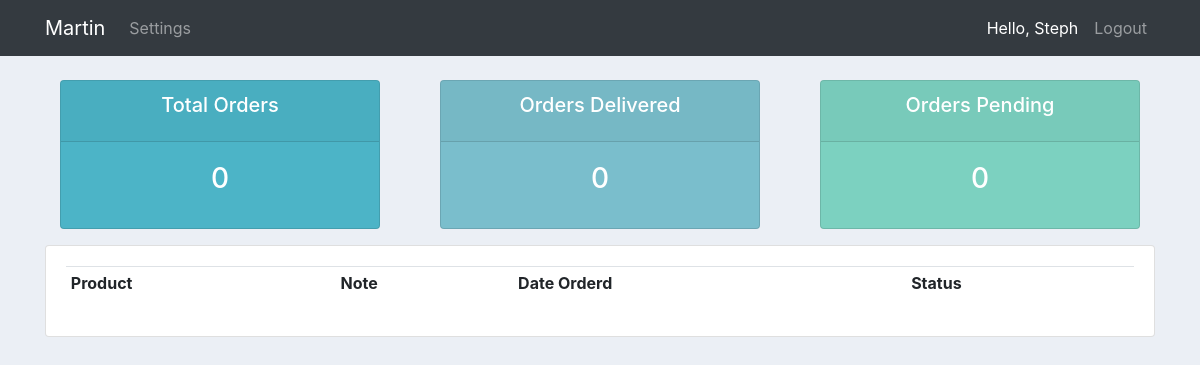
/user/ (signed in), run on an earlier commit of the app's database.
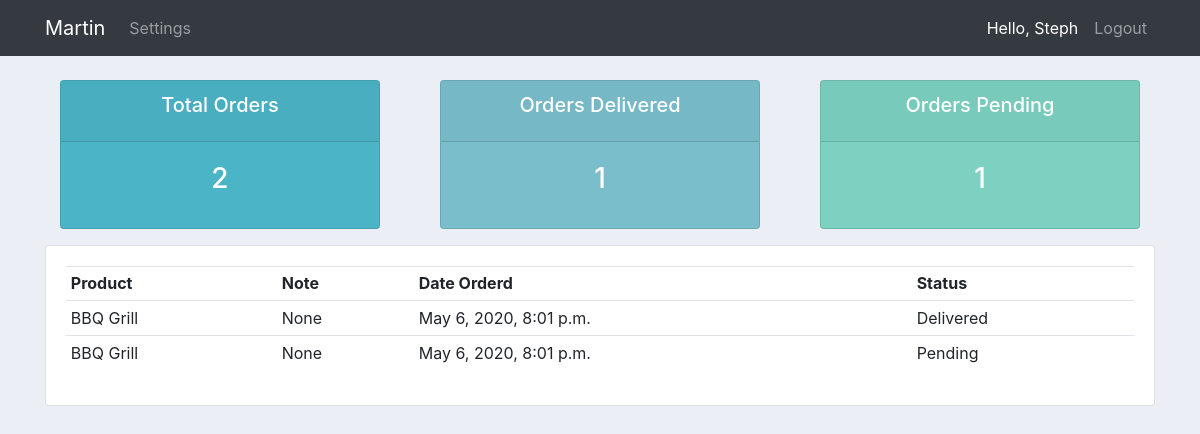
And on a later commit of the database.
### accounts/models.py (models this page shows, shortened)
class Order(models.Model):
    STATUS = (
        ('Pending', 'Pending'),
        ('Out for delivery', 'Out of delivery'),
        ('Delivered', 'Delivered'),
    )
    customer = models.ForeignKey(Customer, null=True, on_delete=models.SET_NULL)
    product = models.ForeignKey(Product, null=True, on_delete=models.SET_NULL)
    date_created = models.DateTimeField(auto_now_add=True, null=True)
    status = models.CharField(max_length=200, null=True, choices=STATUS) # Dropdown
    note = models.CharField(max_length=200, null=True)

class Product(models.Model):
    CATEGORY = (
        ('Indoor', 'Indoor'),
        ('Out Door', 'Out Door'),
    )
    name = models.CharField(max_length=200, null=True)
    price = models.FloatField(null=True)
    category = models.CharField(max_length=200, null=True, choices=CATEGORY)
    description = models.CharField(max_length=200, null=True, blank=True)
    date_created = models.DateTimeField(auto_now_add=True, null=True)
    tags = models.ManyToManyField(Tag)
    def __str__(self):
        return self.name

### accounts/decorators.py (the view)
        def wrapper_func(request, *args, **kwargs):
            group = None
            if request.user.groups.exists():
                group = request.user.groups.all()[0].name # grab the 1st name of a user group name
            if group in allowed_roles:  # i specified the allowed_roles in the views.py file
                return view_func(request, *args, **kwargs)
            else:
                return HttpResponse("You are not authorized to view this page.")

### accounts/views.py (called while the page is built)
@login_required(login_url='login')
@allowed_users(allowed_roles=['customer'])
def userPage(request):
    orders = request.user.customer.order_set.all() # applying the 'User' onetoone relationship with 'Customer' but we want customer orders
    total_orders = orders.count()
    delivered = orders.filter(status='Delivered').count()
    pending = orders.filter(status='Pending').count()
    context = {"orders": orders, "total_orders": total_orders,
               "delivered": delivered, "pending": pending}
    return render(request, 'accounts/user.html', context)

### accounts/templates/accounts/user.html
{% extends 'accounts/main.html' %}
{% block content %}
{% include 'accounts/status.html' %}
<div class="row">
    <div class="col-md">
        <div class="card card-body">
            <table class="table table-sm">
                <tr>
                    <th>Product</th>
                    <th>Note</th>
                    <th>Date Orderd</th>
                    <th>Status</th>
                </tr>
                {% for order in orders %}
                <tr>
                    <td>{{order.product}}</td>
                    <td>{{order.note}}</td>
                    <td>{{order.date_created}}</td>
                    <td>{{order.status}}</td>
                </tr>
                {% endfor %}
            </table>
        </div>
    </div>
</div>
{% endblock %}

### accounts/templates/accounts/main.html (shortened to what this page needs)
{% load static %}
<!DOCTYPE html>
<html lang="en">
<head>
    <link rel="stylesheet" href="https://stackpath.bootstrapcdn.com/bootstrap/4.3.1/css/bootstrap.min.css"
>
    <link rel="stylesheet" type="text/css" href="{% static 'css/main.css' %}">
</head>
<body>
    {% include 'accounts/navbar.html' %}
    <div class="container">
    {% block content %}{% endblock %}
    </div>
</body>
</html>

### accounts/templates/accounts/navbar.html (shortened to what this page needs)
{% load static %}
<nav class="navbar sticky-top navbar-expand-lg navbar-dark bg-dark">
<div class="container">
    <a class="navbar-brand" href="{% url 'home' %}">Martin</a>
    <div class="collapse navbar-collapse" id="navbarNavAltMarkup">
        <div class="navbar-nav mr-auto">
            {% if request.user.is_staff %}
                <a class="nav-item nav-link" href="{% url 'home' %}">Dashboard</a>
                <a class="nav-item nav-link" href="{% url 'products' %}">Products</a>
            {% else %}
                <a class="nav-item nav-link" href="{% url 'account' %}">Settings</a>
            {% endif %}
        </div>
        <div class="navbar-nav">
        {% if user.is_authenticated %}
            <span class="nav-item nav-link" id="hello-msg">Hello, {{request.user}}</span>
            <a class="nav-item nav-link" href="{% url 'logout' %}">Logout</a>
        {% else %}
            <a class="nav-item nav-link" href="{% url 'login' %}">Login</a>
            <a class="nav-item nav-link" href="{% url 'register' %}">Register</a>
        {% endif %}
        </div>
    </div>
</div>
</nav>

### accounts/templates/accounts/status.html
<br>
<div class="row">
    <div class="col">
        <div class="col-md">
            <div class="card text-center text-white  mb-3" id="total-orders">
                <div class="card-header">
                    <h5 class="card-title">Total Orders</h5>
                </div>
                <div class="card-body">
                    <h3 class="card-title">{{total_orders}}</h3>
                </div>
            </div>
        </div>
    </div>
    <div class="col">
        <div class="col-md">
            <div class="card text-center text-white  mb-3" id="orders-delivered">
                <div class="card-header">
                    <h5 class="card-title">Orders Delivered</h5>
                </div>
                <div class="card-body">
                    <h3 class="card-title">{{delivered}}</h3>
                </div>
            </div>
        </div>
    </div>
    <div class="col">
        <div class="col-md">
            <div class="card text-center text-white  mb-3" id="orders-pending">
                <div class="card-header">
                    <h5 class="card-title">Orders Pending</h5>
                </div>
                <div class="card-body">
                    <h3 class="card-title">{{pending}}</h3>
                </div>
            </div>
        </div>
    </div>
</div>

### static/css/main.css (style rules this page uses)
body { background-color: #ebeff5; }
#total-orders { background-color: #4cb4c7; }
#orders-delivered { background-color: #7abecc; }
#orders-pending { background-color: #7CD1C0; }

### accounts/templates/accounts/navbar.html (style rules this page uses)
#hello-msg { color: #fff; }

What changed in the data, as far as the page shows it:
added Order: product "BBQ Grill", note "None", date_created "May 6, 2020, 8:01 p.m.", status "Delivered"
added Order: product "BBQ Grill", note "None", date_created "May 6, 2020, 8:01 p.m.", status "Pending"
Also different on the page:
{{ total_orders }}: "0" → "2"
{{ delivered }}: "0" → "1"
{{ pending }}: "0" → "1"
